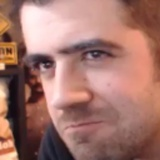
#> input picture Facial_1/Data/FotosAuron/imagen_0.jpg, 160 x 160 px, given in place of the camera
$ python Capa_Entrada.py
#> lines starting #> are read from the running program, lines starting #| are printed output that depends on the picture
import cv2 as cv
import os
import imutils as im

modelo = 'fotos'
ruta_1 = 'Facial_1\Data'
ruta_final = ruta_1 + '/' + modelo
if not os.path.exists(ruta_final):
    os.makedirs(ruta_final)
ruido = cv.CascadeClassifier('Cv\haarcascade_frontalface_default.xml')
camara = cv.VideoCapture(1)
id = 0
while True:
    respuesta, captura = camara.read()
#> captura is the input picture: shape (160, 160, 3); mean B, G, R 108, 116.8, 162.6
    if respuesta == False:break
    captura = im.resize(captura, width=640)
#> captura: shape (640, 640, 3)
    gris = cv.cvtColor(captura, cv.COLOR_BGR2GRAY)
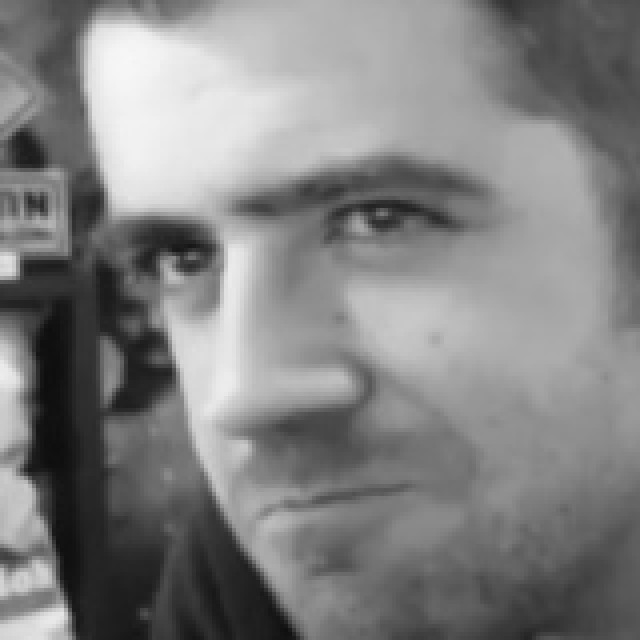
#> gris: shape (640, 640); min 14, max 247, mean 129.5
    idcaptura = captura.copy()
    rostro = ruido.detectMultiScale(gris, 1.3, 3)
#> rostro = [[33, 33, 559, 559]]

    for(x, y, e1, e2) in rostro:
        cv.rectangle(captura, (x,y), (x+e1,y+e2), (0,0,255), 2)
        rostrocapt = idcaptura [y:y + e2, x:x + e1]
        rostrocapt = cv.resize(rostrocapt, (150, 150), interpolation=cv.INTER_CUBIC)
        cv.imwrite(ruta_final + '/imagen_{}.jpg'.format(id), rostrocapt)
        id = id + 1
#> this loop made 1 pass
#> (x, y, e1, e2, id) on pass 1: (33, 33, 559, 559, 1)
#> pass 1, `rostrocapt = idcaptura [y:y + e2, x:x + e1]`:
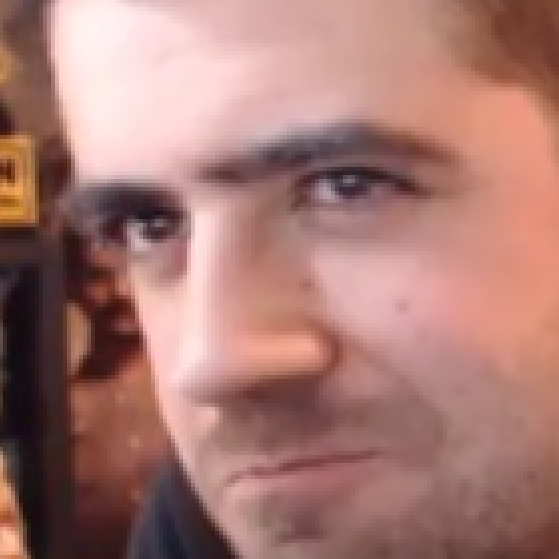
#> rostrocapt: shape (559, 559, 3); mean B, G, R 115.1, 121.9, 167.9
#> after the loop:
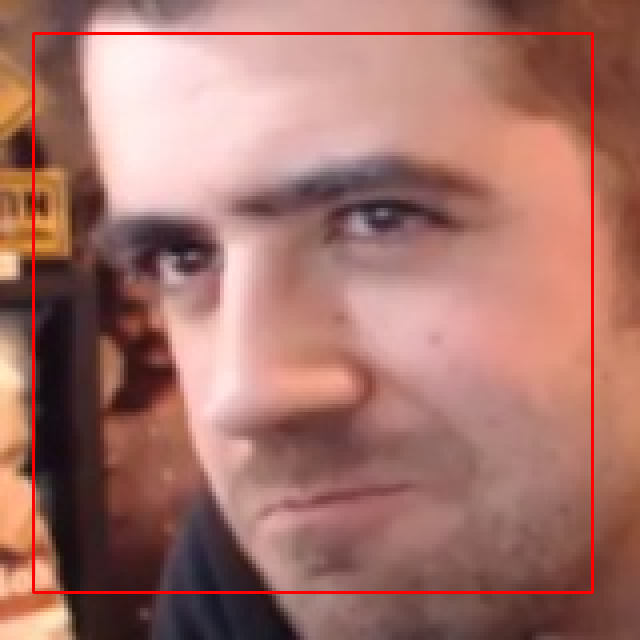
#> captura: shape (640, 640, 3); mean B, G, R 106.5, 115.1, 164.4
#> after the loop, id = 1
    cv.imshow("Resultado", captura)

    if id == 200:
        break
camara.release()
cv.destroyAllWindows()
